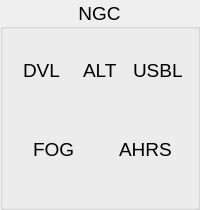
           <widget class="QGroupBox" name="groupBox_2">
            <property name="font">
             <font>
              <pointsize>14</pointsize>
             </font>
            </property>
            <property name="title">
             <string>NGC</string>
            </property>
            <property name="alignment">
             <set>Qt::AlignCenter</set>
            </property>
            <property name="flat">
             <bool>false</bool>
            </property>
            <property name="bg" stdset="0">
             <string>dark</string>
            </property>
            <layout class="QVBoxLayout" name="verticalLayout_16">
             <property name="leftMargin">
              <number>0</number>
             </property>
             <property name="topMargin">
              <number>30</number>
             </property>
             <property name="rightMargin">
              <number>0</number>
             </property>
             <property name="bottomMargin">
              <number>6</number>
             </property>
             <item>
              <widget class="QWidget" name="light_btn_container_4" native="true">
               <property name="styleSheet">
                <string notr="true"/>
               </property>
               <property name="bg" stdset="0">
                <string>dark</string>
               </property>
               <layout class="QGridLayout" name="gridLayout_21">
                <property name="leftMargin">
                 <number>6</number>
                </property>
                <property name="topMargin">
                 <number>0</number>
                </property>
                <property name="rightMargin">
                 <number>6</number>
                </property>
                <property name="bottomMargin">
                 <number>0</number>
                </property>
                <property name="spacing">
                 <number>0</number>
                </property>
                <item row="0" column="0" alignment="Qt::AlignHCenter">
                 <widget class="QLabel" name="label_50">
                  <property name="font">
                   <font>
                    <pointsize>14</pointsize>
                   </font>
                  </property>
                  <property name="text">
                   <string>DVL</string>
                  </property>
                  <property name="bg" stdset="0">
                   <string>none</string>
                  </property>
                 </widget>
                </item>
                <item row="0" column="1" alignment="Qt::AlignHCenter">
                 <widget class="QLabel" name="label_52">
                  <property name="font">
                   <font>
                    <pointsize>14</pointsize>
                   </font>
                  </property>
                  <property name="text">
                   <string>ALT</string>
                  </property>
                  <property name="bg" stdset="0">
                   <string>none</string>
                  </property>
                 </widget>
                </item>
                <item row="0" column="2" alignment="Qt::AlignHCenter">
                 <widget class="QLabel" name="label_29">
                  <property name="font">
                   <font>
                    <pointsize>14</pointsize>
                   </font>
                  </property>
                  <property name="text">
                   <string>USBL</string>
                  </property>
                  <property name="bg" stdset="0">
                   <string>none</string>
                  </property>
                 </widget>
                </item>
                <item row="1" column="0">
                 <widget class="QPushButton" name="dvl_control">
                  <property name="minimumSize">
                   <size>
                    <width>50</width>
                    <height>50</height>
                   </size>
                  </property>
                  <property name="maximumSize">
                   <size>
                    <width>50</width>
                    <height>50</height>
                   </size>
                  </property>
                  <property name="cursor">
                   <cursorShape>PointingHandCursor</cursorShape>
                  </property>
                  <property name="styleSheet">
                   <string notr="true"/>
                  </property>
                  <property name="text">
                   <string/>
                  </property>
                  <property name="icon">
                   <iconset resource="../resources.qrc">
                    <normaloff>:/icons/icons/sun.svg</normaloff>:/icons/icons/sun.svg</iconset>
                  </property>
                  <property name="iconSize">
                   <size>
                    <width>24</width>
                    <height>24</height>
                   </size>
                  </property>
                  <property name="checkable">
                   <bool>false</bool>
                  </property>
                  <property name="checked">
                   <bool>false</bool>
                  </property>
                  <property name="default">
                   <bool>false</bool>
                  </property>
                  <property name="flat">
                   <bool>true</bool>
                  </property>
                  <property name="control" stdset="0">
                   <string>general</string>
                  </property>
                  <property name="status" stdset="0">
                   <bool>false</bool>
                  </property>
                 </widget>
                </item>
                <item row="1" column="1">
                 <widget class="QPushButton" name="alt_control">
                  <property name="minimumSize">
                   <size>
                    <width>50</width>
                    <height>50</height>
                   </size>
                  </property>
                  <property name="maximumSize">
                   <size>
                    <width>50</width>
                    <height>50</height>
                   </size>
                  </property>
                  <property name="cursor">
                   <cursorShape>PointingHandCursor</cursorShape>
                  </property>
                  <property name="styleSheet">
                   <string notr="true"/>
                  </property>
                  <property name="text">
                   <string/>
                  </property>
                  <property name="icon">
                   <iconset resource="../resources.qrc">
                    <normaloff>:/icons/icons/sun.svg</normaloff>:/icons/icons/sun.svg</iconset>
                  </property>
                  <property name="iconSize">
                   <size>
                    <width>24</width>
                    <height>24</height>
                   </size>
                  </property>
                  <property name="checkable">
                   <bool>false</bool>
                  </property>
                  <property name="checked">
                   <bool>false</bool>
                  </property>
                  <property name="default">
                   <bool>false</bool>
                  </property>
                  <property name="flat">
                   <bool>true</bool>
                  </property>
                  <property name="control" stdset="0">
                   <string>general</string>
                  </property>
                  <property name="status" stdset="0">
                   <bool>false</bool>
                  </property>
                 </widget>
                </item>
                <item row="1" column="2">
                 <widget class="QPushButton" name="usbl_control">
                  <property name="minimumSize">
                   <size>
                    <width>50</width>
                    <height>50</height>
                   </size>
                  </property>
                  <property name="maximumSize">
                   <size>
                    <width>50</width>
                    <height>50</height>
                   </size>
                  </property>
                  <property name="cursor">
                   <cursorShape>PointingHandCursor</cursorShape>
                  </property>
                  <property name="text">
                   <string/>
                  </property>
                  <property name="icon">
                   <iconset resource="../resources.qrc">
                    <normaloff>:/icons/icons/sun.svg</normaloff>:/icons/icons/sun.svg</iconset>
                  </property>
                  <property name="iconSize">
                   <size>
                    <width>24</width>
                    <height>24</height>
                   </size>
                  </property>
                  <property name="checkable">
                   <bool>false</bool>
                  </property>
                  <property name="default">
                   <bool>false</bool>
                  </property>
                  <property name="flat">
                   <bool>true</bool>
                  </property>
                  <property name="control" stdset="0">
                   <string>general</string>
                  </property>
                  <property name="status" stdset="0">
                   <bool>false</bool>
                  </property>
                 </widget>
                </item>
               </layout>
              </widget>
             </item>
             <item>
              <widget class="QWidget" name="light_btn_container_3" native="true">
               <property name="styleSheet">
                <string notr="true"/>
               </property>
               <property name="bg" stdset="0">
                <string>dark</string>
               </property>
               <layout class="QGridLayout" name="gridLayout_19">
                <property name="leftMargin">
                 <number>6</number>
                </property>
                <property name="topMargin">
                 <number>0</number>
                </property>
                <property name="rightMargin">
                 <number>6</number>
                </property>
                <property name="bottomMargin">
                 <number>0</number>
                </property>
                <property name="spacing">
                 <number>0</number>
                </property>
                <item row="0" column="1" alignment="Qt::AlignHCenter">
                 <widget class="QLabel" name="label_5">
                  <property name="font">
                   <font>
                    <pointsize>14</pointsize>
                   </font>
                  </property>
                  <property name="text">
                   <string>AHRS</string>
                  </property>
                  <property name="bg" stdset="0">
                   <string>none</string>
                  </property>
                 </widget>
                </item>
                <item row="0" column="0" alignment="Qt::AlignHCenter">
                 <widget class="QLabel" name="label_7">
                  <property name="font">
                   <font>
                    <pointsize>14</pointsize>
                   </font>
                  </property>
                  <property name="text">
                   <string>FOG</string>
                  </property>
                  <property name="bg" stdset="0">
                   <string>none</string>
                  </property>
                 </widget>
                </item>
                <item row="1" column="1" alignment="Qt::AlignHCenter">
                 <widget class="QPushButton" name="ahrs_status_led">
                  <property name="minimumSize">
                   <size>
                    <width>40</width>
                    <height>40</height>
                   </size>
                  </property>
                  <property name="maximumSize">
                   <size>
                    <width>40</width>
                    <height>40</height>
                   </size>
                  </property>
                  <property name="cursor">
                   <cursorShape>ArrowCursor</cursorShape>
                  </property>
                  <property name="styleSheet">
                   <string notr="true">text-align: center;
border-radius: 20px;</string>
                  </property>
                  <property name="text">
                   <string/>
                  </property>
                  <property name="icon">
                   <iconset resource="../resources.qrc">
                    <normaloff>:/icons/icons/sun.svg</normaloff>:/icons/icons/sun.svg</iconset>
                  </property>
                  <property name="iconSize">
                   <size>
                    <width>24</width>
                    <height>24</height>
                   </size>
                  </property>
                  <property name="checkable">
                   <bool>false</bool>
                  </property>
                  <property name="default">
                   <bool>false</bool>
                  </property>
                  <property name="flat">
                   <bool>true</bool>
                  </property>
                  <property name="status" stdset="0">
                   <string>warn</string>
                  </property>
                  <property name="control" stdset="0">
                   <string>infoled</string>
                  </property>
                 </widget>
                </item>
                <item row="1" column="0" alignment="Qt::AlignHCenter">
                 <widget class="QPushButton" name="fog_status_led">
                  <property name="minimumSize">
                   <size>
                    <width>40</width>
                    <height>40</height>
                   </size>
                  </property>
                  <property name="maximumSize">
                   <size>
                    <width>40</width>
                    <height>40</height>
                   </size>
                  </property>
                  <property name="cursor">
                   <cursorShape>ArrowCursor</cursorShape>
                  </property>
                  <property name="styleSheet">
                   <string notr="true">text-align: center;
border-radius: 20px;</string>
                  </property>
                  <property name="text">
                   <string/>
                  </property>
                  <property name="icon">
                   <iconset resource="../resources.qrc">
                    <normaloff>:/icons/icons/sun.svg</normaloff>:/icons/icons/sun.svg</iconset>
                  </property>
                  <property name="iconSize">
                   <size>
                    <width>24</width>
                    <height>24</height>
                   </size>
                  </property>
                  <property name="checkable">
                   <bool>false</bool>
                  </property>
                  <property name="checked">
                   <bool>false</bool>
                  </property>
                  <property name="default">
                   <bool>false</bool>
                  </property>
                  <property name="flat">
                   <bool>true</bool>
                  </property>
                  <property name="status" stdset="0">
                   <string>warn</string>
                  </property>
                  <property name="control" stdset="0">
                   <string>infoled</string>
                  </property>
                 </widget>
                </item>
               </layout>
              </widget>
             </item>
            </layout>
           </widget>
